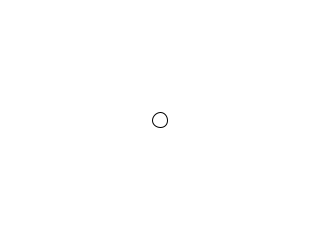
Frame 1 (no input)
Frame 60 (the mouse pressed at the canvas centre just before this capture): identical to frame 1, image omitted
Frame 120 (the mouse held since frame 60 and released just before this capture): identical to frame 1, image omitted

The Processing sketch that drew this single still picture (run headless with seeded random() and noise(); from frame 60 on, the mouse is pressed at the canvas centre):

// Processing sketch: step01_asimplevehicle
// ── step01_asimplevehicle.pde
/*
 * the Vehicle
 * step 01 - a simple Vehicle.
 *
 * introducing:
 * position
 * radius
 */

Vehicle mVehicle;

void setup() {
  size(320, 240);
  smooth();
  noFill();
  ellipseMode(CENTER);

  mVehicle = new Vehicle();
  mVehicle.position.set(width/2, height/2, 0);
  mVehicle.radius = 15;
}

void draw() {
  background(255);
  mVehicle.draw();
}

class Vehicle {

  PVector position = new PVector();
  float radius = 0;

  void draw() {
    stroke(0);
    ellipse(position.x, position.y, radius, radius);
  }
}
